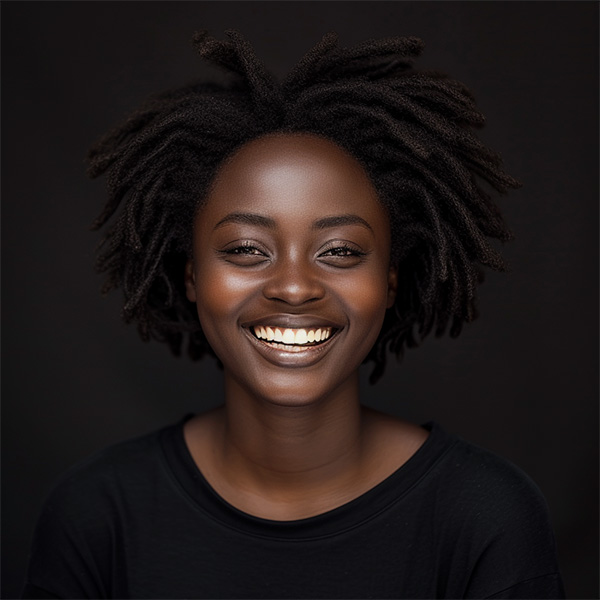
#> input picture angular/ng-complete-guide-task-management/src/assets/users/user-1.jpg, 600 x 600 px
$ python detect_faces.py --image ../../../../angular/ng-complete-guide-task-management/src/assets/users/user-1.jpg --detector haarcascade_frontalface_default.xml
#> lines starting #> are read from the running program, lines starting #| are printed output that depends on the picture; after the words box and inside, x2 and y2 are one past the last pixel; in counts of white or black regions, pixels touching at a corner belong together
import argparse
import cv2

# run like so
#   python3 detect_faces.py -i orientation_example.jpg  -d haarcascade_frontalface_default.xml

ap = argparse.ArgumentParser()
ap.add_argument("-i", "--image", required = True, help = "Path to the image")
ap.add_argument("-d", "--detector", required = True, help = "Name of detector\n/usr/local/Cellar/opencv/3.3.1_1/share/OpenCV/haarcascades/*.xml")
args = vars(ap.parse_args())

image = cv2.imread(args["image"])
#> image is the input picture: shape (600, 600, 3); mean B, G, R 24.8, 25.8, 33.7
gray = cv2.cvtColor(image, cv2.COLOR_BGR2GRAY)
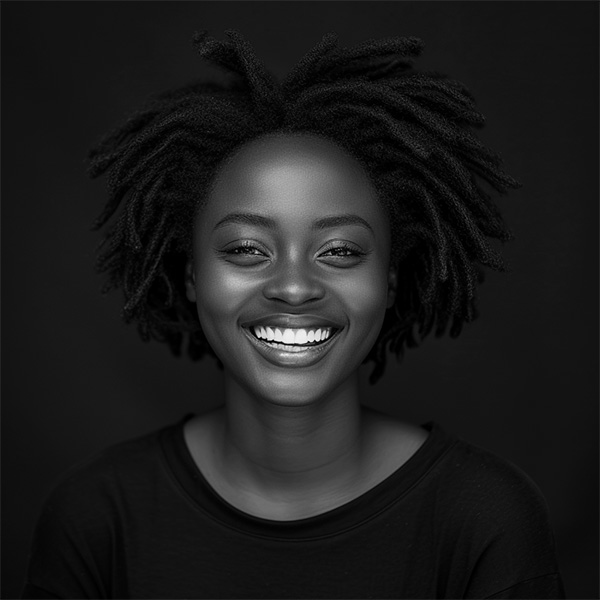
#> gray: shape (600, 600); min 0, max 242, mean 28

#detector = cv2.CascadeClassifier("haarcascade_frontalface_default.xml")
detector = cv2.CascadeClassifier("/usr/local/Cellar/opencv/3.3.1_1/share/OpenCV/haarcascades/" + args["detector"])

rects = detector.detectMultiScale(
        gray,
        scaleFactor = 1.05,
        minNeighbors = 7,
        minSize = (30, 30),
        flags = cv2.CASCADE_SCALE_IMAGE)
#> rects = [[170, 149, 247, 247]]

for (x, y, w, h) in rects:
    cv2.rectangle(
            image,
            (x, y),
            (x + w, y + h),
            (0, 255, 0),
            2)
#> this loop made 1 pass
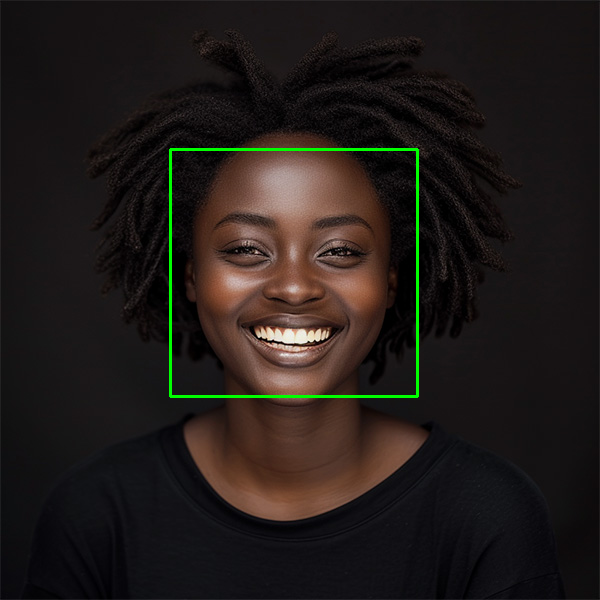
#> image: shape (600, 600, 3); 0.82% of pixels changed, all inside (x1, y1, x2, y2) = (169, 148, 419, 398)

cv2.imshow("Faces", image)
cv2.waitKey(0)

$ run again, on angular/ng-complete-guide-task-management/src/assets/users/user-3.jpg
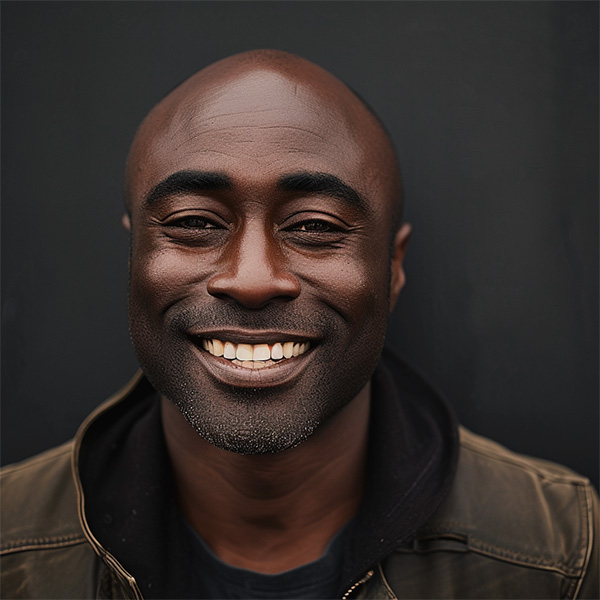
#> input picture angular/ng-complete-guide-task-management/src/assets/users/user-3.jpg, 600 x 600 px
#> image is the input picture: shape (600, 600, 3); mean B, G, R 43.6, 46.8, 55.2
#> `gray = cv2.cvtColor(image, cv2.COLOR_BGR2GRAY)`:
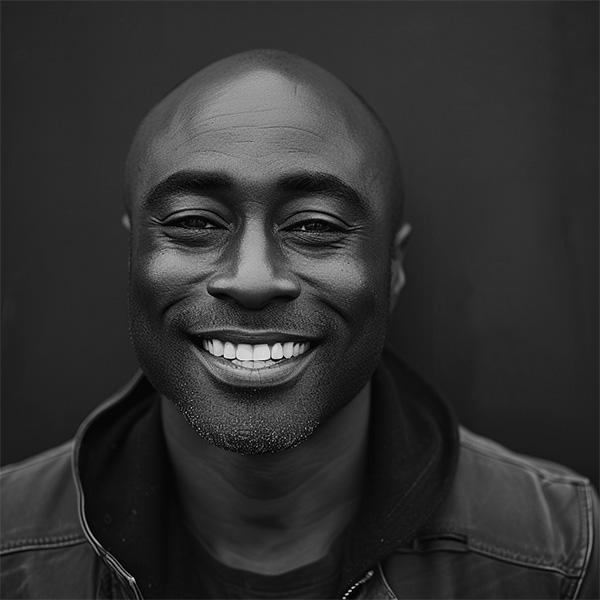
#> gray: shape (600, 600); min 0, max 238, mean 48.9
#> rects = [[89, 83, 337, 337]]
#> the loop `for (x, y, w, h) in rects:` made 1 pass
#> after the loop `for (x, y, w, h) in rects:`:
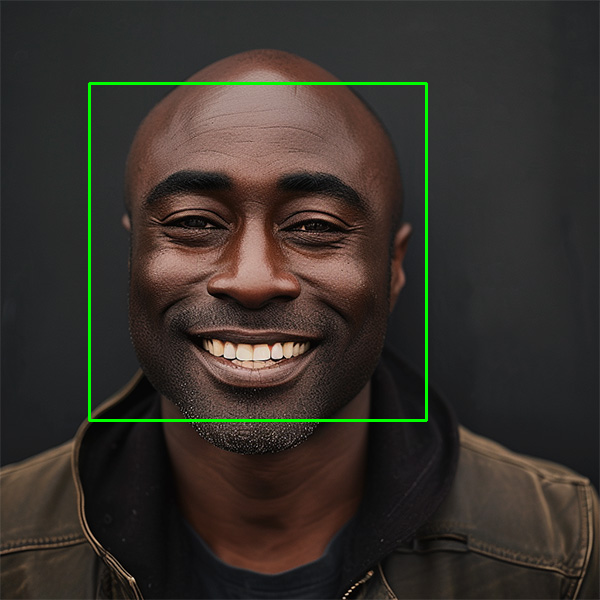
#> image: shape (600, 600, 3); 1.12% of pixels changed, all inside (x1, y1, x2, y2) = (88, 82, 428, 422)

$ run again, on angular/ng-complete-guide-task-management/src/assets/users/user-4.jpg
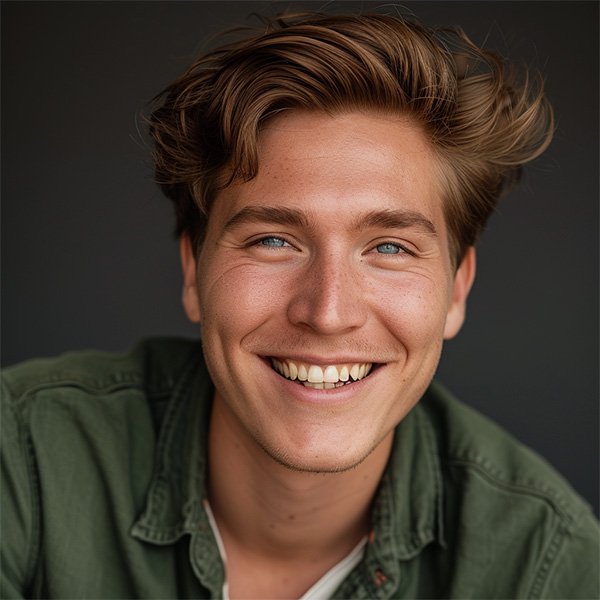
#> input picture angular/ng-complete-guide-task-management/src/assets/users/user-4.jpg, 600 x 600 px
#> image is the input picture: shape (600, 600, 3); mean B, G, R 49.7, 61.8, 77.8
#> `gray = cv2.cvtColor(image, cv2.COLOR_BGR2GRAY)`:
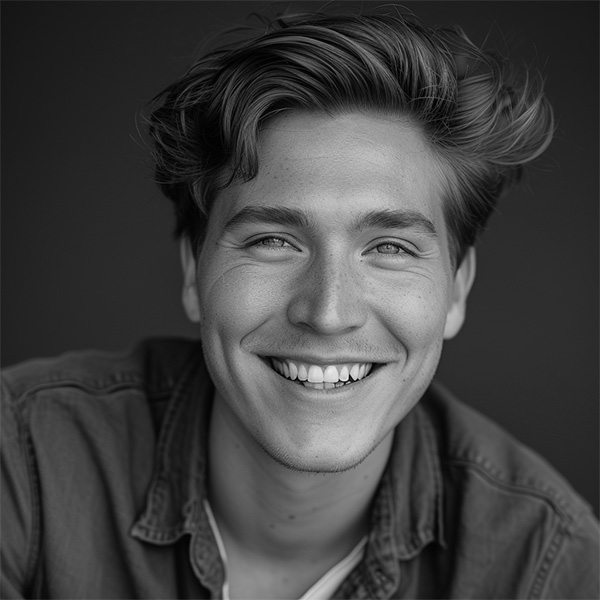
#> gray: shape (600, 600); min 0, max 238, mean 65.2
#> rects = [[173, 115, 321, 321]]
#> the loop `for (x, y, w, h) in rects:` made 1 pass
#> after the loop `for (x, y, w, h) in rects:`:
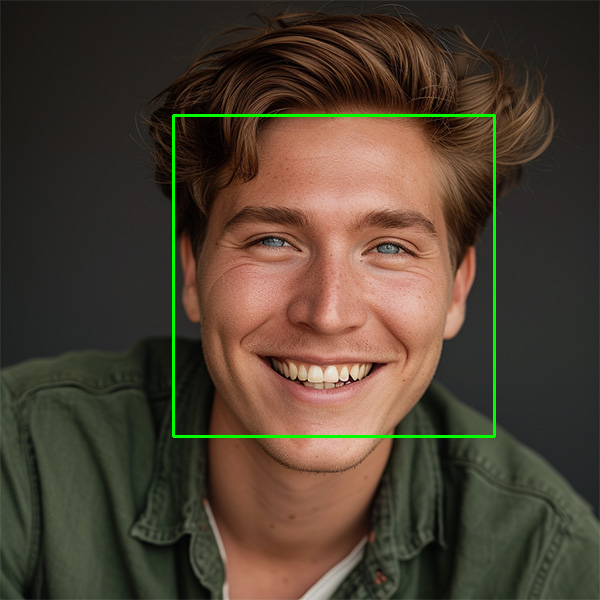
#> image: shape (600, 600, 3); 1.07% of pixels changed, all inside (x1, y1, x2, y2) = (172, 114, 496, 438)

$ run again, on angular/ng-complete-guide-task-management/src/assets/users/user-5.jpg
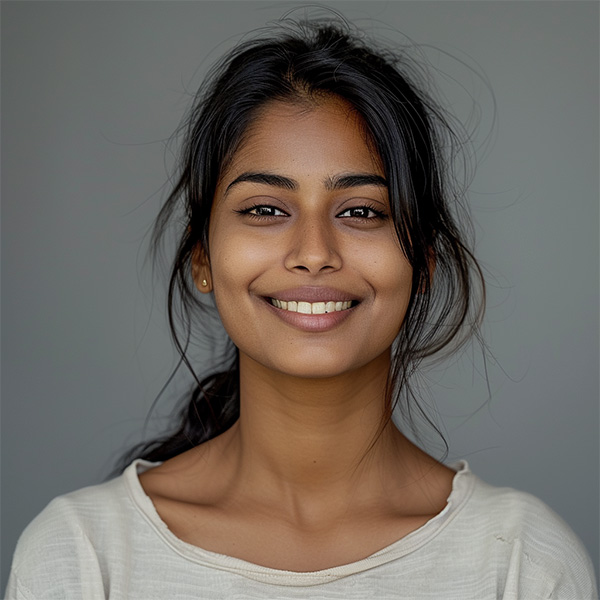
#> input picture angular/ng-complete-guide-task-management/src/assets/users/user-5.jpg, 600 x 600 px
#> image is the input picture: shape (600, 600, 3); mean B, G, R 98.1, 105.3, 112.7
#> `gray = cv2.cvtColor(image, cv2.COLOR_BGR2GRAY)`:
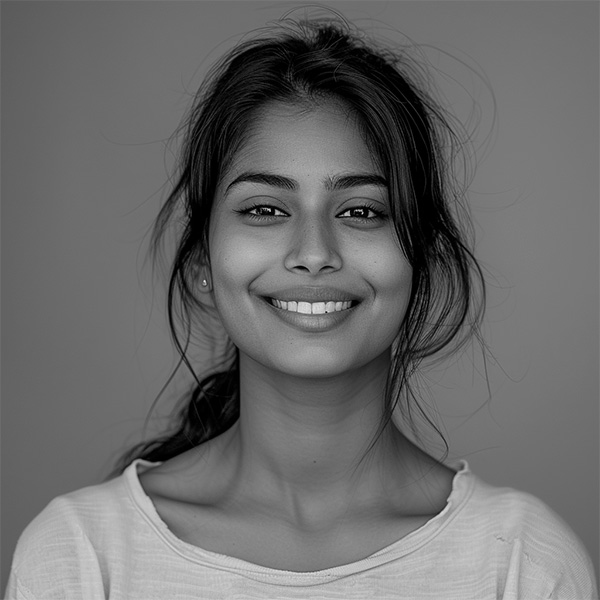
#> gray: shape (600, 600); min 0, max 238, mean 106.7
#> rects = [[184, 109, 257, 257]]
#> the loop `for (x, y, w, h) in rects:` made 1 pass
#> after the loop `for (x, y, w, h) in rects:`:
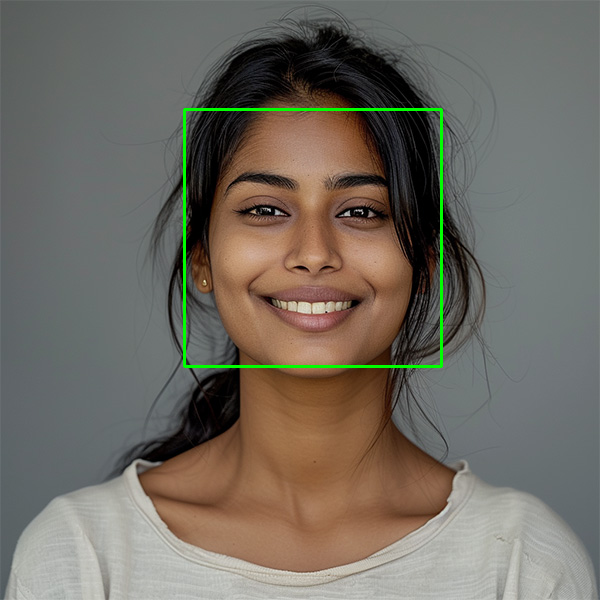
#> image: shape (600, 600, 3); 0.86% of pixels changed, all inside (x1, y1, x2, y2) = (183, 108, 443, 368)
